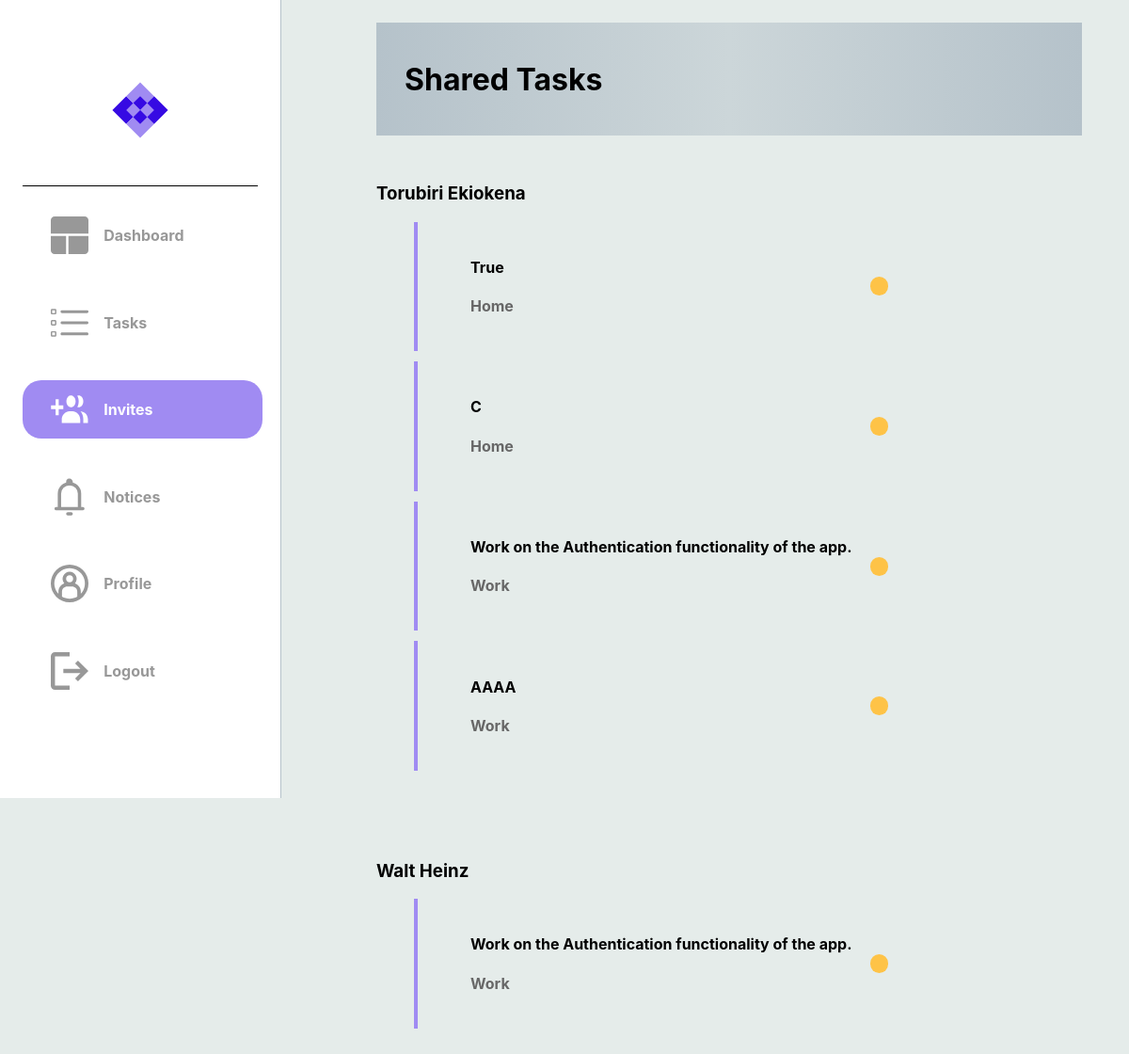
Page /invites (signed in) on the earlier database version.
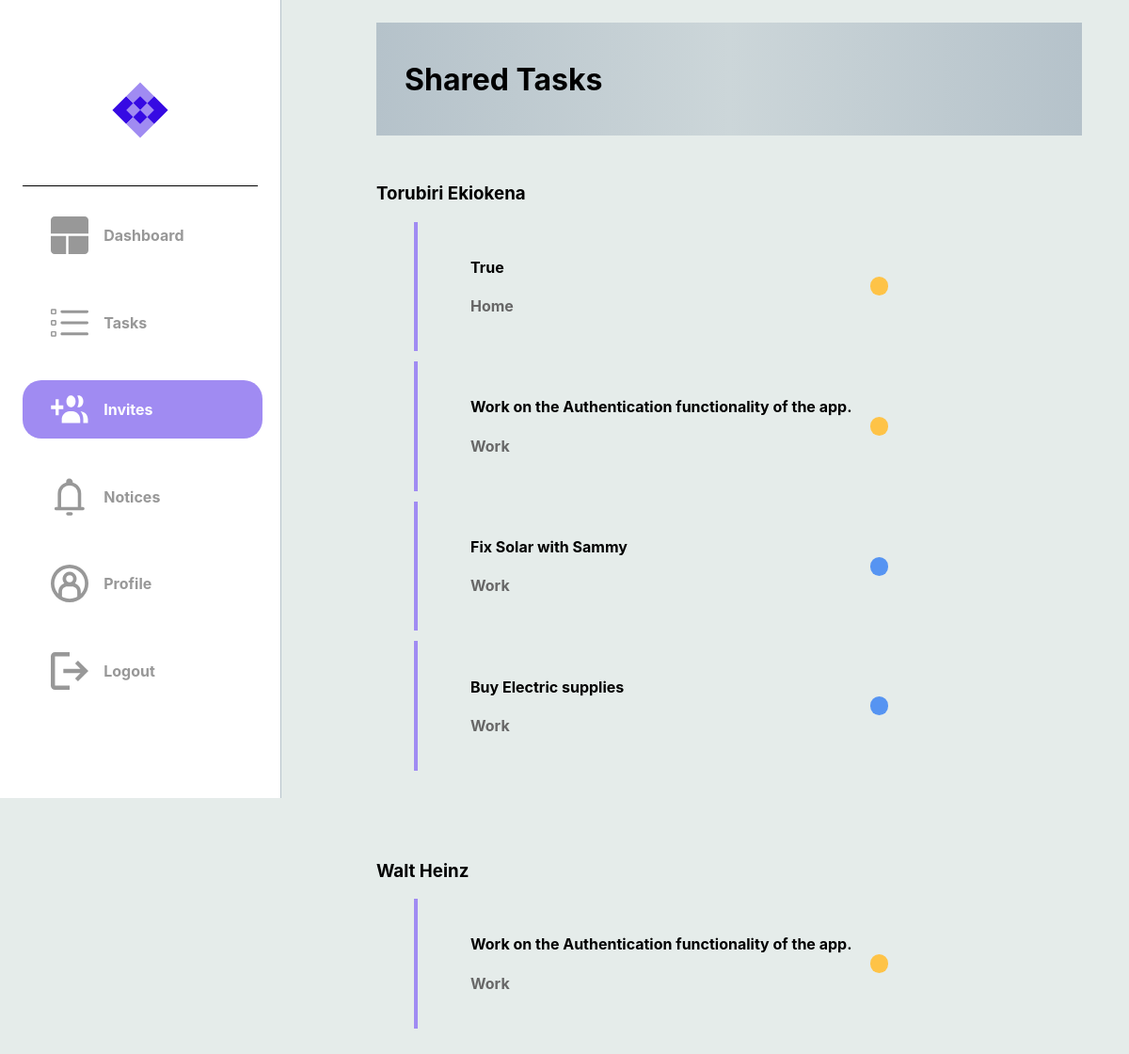
Same page on the later database version.
### dotask/models.py (models this page shows)
class User(db.Model, UserMixin):
    __tablename__ = "user"
    id = db.Column(db.Integer, primary_key=True)
    email = db.Column(db.String(50), nullable=False, unique=True)
    password = db.Column(db.String(30), nullable=False)
    username = db.Column(db.String(30), nullable=False, unique=True)
    first_name = db.Column(db.String(30), nullable=False)
    last_name = db.Column(db.String(30), nullable=False)
    assigned_tasks = relationship('Task', secondary=user_task, backref='assigned_to')
    notes = relationship('Notification', secondary=user_notification, backref='note')

class Task(db.Model):
    __tablename__ = "task"
    id = db.Column(db.Integer, primary_key=True)
    title = db.Column(db.String(100), nullable=False)
    description = db.Column(db.String(400), nullable=False)
    due_date = db.Column(db.Date, nullable=False)
    status = db.Column(Enum(TaskStatus))
    tag = db.Column(Enum(TaskTag))
    users = relationship('User', secondary=user_task,
    backref='tasks')

### dotask/routes.py (the view)
@app.route("/invites")
@login_required
def hello_invites():
    try:
        notices = current_user.notes
        tasks = current_user.tasks
        shared_tasks = {}
        for task in tasks:
            for user in task.users:
                if user.id != current_user.id:
                    if user.id not in shared_tasks:
                        shared_tasks[user.id] = {'user': user, 'tasks': []}
                    shared_tasks[user.id]['tasks'].append(task)
        if shared_tasks:
            return render_template('invites.html', current_user=current_user, shared_tasks=shared_tasks, tasks=tasks, notices=notices)
        else:
            return render_template('invites.html', notices=notices)
    except:
        return render_template('invites.html', notices=notices)

### dotask/routes.py (called while the page is built)
@app.after_request
def after_request(response):
    response.headers["Cache-Control"] = "no-cache, no-store, must-revalidate"
    return response

@login_manager.user_loader
def load_user(user_id):
    return User.query.get(user_id)

### dotask/templates/invites.html (shortened to what this page needs)
<!DOCTYPE html>
<html lang="en">
<head>
    {% extends "layout.html" %}
    {% block head %}
        <link rel="stylesheet" {% block css_tab_colour %} href="../static/css/invites.css" {% endblock %}/>
    {% endblock %}
    {% block invites_image_colour %}
        <a class="a5" href="{{ url_for('hello_invites') }}">
            <div id="logos">
                <img class="imgs" src="../static/svg/invites_active.svg">
                <h4 class="sidebar-text">Invites</h4>
            </div>
        </a>
    {% endblock invites_image_colour %}
    {% block nav_title %}
    <div class="nav_title">
        <h1>Shared Tasks</h1>
    </div>
    {% endblock nav_title %}
    {% block tasks %}
    {% if shared_tasks %}
        {% for user_id, shared in shared_tasks.items() %}
            <div class="h3-shared-tasks"><h3> {{ shared.user.last_name }} {{ shared.user.first_name }}</h3></div>
            <ul>
                {% for task in shared.tasks %}
                <a href="{{ url_for('hello_each_task', task_id=task['id']) }}">
                    <div class="message-box">
                        <div class="message">
                            <h4> {{ task['title'] }} </h4>
                            <h4 style="color: #676767;"> {{ task.tag.name }} </h4>
                        </div>
                        <div class="message-dot {% if task.status.name == 'In_Progress' %}progress-task {% elif task.status.name == 'Completed' %}completed-task {% elif task.status.name == 'Cancelled' %}cancelled-task {% else %}unknown-task {% endif %}">
                        </div>
                    </div>
                    </a>
                {% endfor %}
            </ul>
            <br>
            <br>
            <br>
        {% endfor %}
    {% else %}
        <div class="message-box">
            <div class="message">
                <h2>No Shared Tasks Yet</h2>
            </div>
        </div>
    {% endif %}
    {% endblock tasks %}

### dotask/templates/layout.html (shortened to what this page needs)
<!DOCTYPE html>
<html lang="en">
<head>
    <link rel="stylesheet" type="text/css" href="../static/css/fonts.css">
    <link rel="stylesheet" href="../static/css/layout.css" />
    {% block head %}{% endblock %}
</head>
<body>
    <div class="sidebar">
        <div id="logo">
            <img src="../static/svg/logo.svg" height="60px" width="60px">
        </div>
        <div>
            {% block dash_image_colour %}
            <a class="a1" href="{{ url_for('hello_dashboard') }}">
            <div id="logos">
                <img class="imgs" src="../static/svg/dashboard.svg">
                <h5 class="sidebar-text">Dashboard</h5>
            </div>
            </a>
            {% endblock dash_image_colour %}
        </div>
        <div>
            {% block task_image_colour %}
            <a class="a2" href="{{ url_for('hello_tasks') }}">
            <div id="logos">
                <img class="imgs" src="../static/svg/tasks.svg">
                <h4 class="sidebar-text">Tasks</h4>
            </div>
            </a>
            {% endblock task_image_colour %}
        </div>
        <div>
            {% block invites_image_colour %}{% endblock invites_image_colour %}
        </div>
        <div>
            {% block notifications_image_colour %}
                <a class="a4" href="{{ url_for('hello_notices') }}">
                <div id="logos">
                    {% set note = namespace(count=0) %}
                    {% for notice in notices %}
                        {% if notice.seen == False %}
                            {% set note.count = note.count + 1 %}
                        {% endif %}
                    {% endfor %}
                    {% if note.count > 0 %}
                    <img class="imgs" src="../static/svg/notifications_with_note.svg">
                    {% else %}
                    <img class="imgs" src="../static/svg/notifications.svg">
                    {% endif %}
                    <h4 class="sidebar-text">Notices</h4>
                </div>
                </a>
            {% endblock notifications_image_colour %}
        </div>
        <div>
            {% block profile_image_colour %}
            <a class="a3" href="{{ url_for('hello_profile') }}">
            <div id="logos">
                <img class="imgs" src="../static/svg/profile.svg">
                <h4 class="sidebar-text">Profile</h4>
            </div>
            </a>
            {% endblock profile_image_colour %}
        </div>
        <div>
            <a href="{{ url_for('hello_logout') }}">
            <div id="logos">
                <img class="imgs" src="../static/svg/logout.svg">
                <h4 class="sidebar-text">Logout</h4>
            </div>
            </a>
        </div>
    </div>
    <div id="content">
        {% block nav_title %}
        {% endblock nav_title %}
        {% block tasks %}
        {% endblock tasks %}
    </div>
</body>
</html>

### dotask/static/css/layout.css (style rules this page uses)
@media (min-width: 768px) { body { margin: auto; padding-bottom: 10vh; background-color: #E5ECEA; display: flex; font-family: inter; } }
@media (min-width: 768px) { .sidebar { width: 250px; height: 100vh; padding: 2%; background-color: #FFFFFF; border-right: 1px #B5C2CA solid; position: fixed; display: block; justify-content: space-evenly; align-items: top; } }
@media (min-width: 768px) { .sidebar > div:nth-child(1) { display: none; } }
@media (min-width: 768px) { .sidebar > div { width: 100%; height: 10%; margin: 5% auto; border-radius: 20px; display: flex; justify-content: start; align-items: center; font-family: inter; } }
@media (min-width: 768px) { a { text-decoration: none; color: black; } }
@media (min-width: 768px) { .sidebar > div > a { width: 90%; text-decoration: none; } }
@media (min-width: 768px) { .sidebar > div > a > div { width: 100%; height: 10%; padding-left: 30px; margin: 5% auto; border-radius: 20px; } }
@media (min-width: 768px) { #logo { width: 100%; height: 20%; display: flex; justify-content: center; border-radius: 0px; border-bottom: 1px black solid; } }
@media (min-width: 768px) { #logos { width: 100%; display: grid; grid-template-columns: 1fr 3fr; align-items: center; } }
@media (min-width: 768px) { .sidebar-text { color: #989898; font-size: 1rem; } }
@media (min-width: 768px) { .imgs { height: 40px; width: 40px; } }
@media (min-width: 768px) { #content { width: 600px; display: block; margin-top: 2%; padding-left: 400px; } }

### dotask/static/css/invites.css (style rules this page uses)
@media (min-width: 768px) { .a5 > div { background-color: #A08BF2; width: 100%; height: 10%; padding-left: 30px; margin: 5% auto; border-radius: 20px; color: white; } }
@media (min-width: 768px) { .a5 > div > h4 { color: white; } }
@media (min-width: 768px) { .a5 > div > img { fill: #FFFFFF; } }
@media (min-width: 768px) { .nav_title { padding-left: 5%; margin-bottom: 50px; background-image: linear-gradient(to right, #B5C2CA , #CCD6D9, #B5C2CA); display: flex; justify-content: start; align-items: center; width: 60vw; height: 15vh; } }
@media (min-width: 768px) { .message-box { display: flex; margin-top: 2%; padding-right: 10%; padding-left: 10%; padding-top: 3%; padding-bottom: 3%; border-left: 4px solid #A08BF2; display: flex; justify-content: center; align-items: center; } }
@media (min-width: 768px) { .message { width: 100%; border-radius: 5px; display: block; justify-content: center; align-items: center; } }
@media (min-width: 768px) { .message-dot { width: 20px; height: 20px; border-radius: 50px; } }
@media (min-width: 768px) { .progress-task { background-color: #FEC347; } }
@media (min-width: 768px) { .completed-task { background-color: #5694F2; } }

Differences in the rows shown:
no longer on this page (row unchanged): Task: title "C", tag.name "Home", shown under "Torubiri"
changed Task: title "AAAA" → "Fix Solar with Sammy"; status "In_Progress" → "Completed" (drawn)
added Task: title "Buy Electric supplies", tag.name "Work", shown under "Torubiri"
